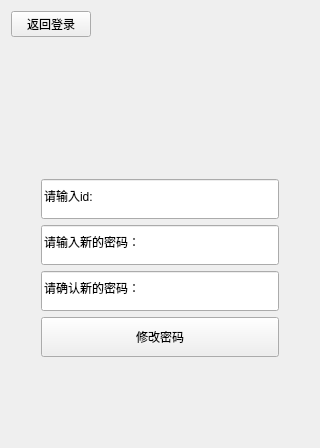
<?xml version="1.0" encoding="UTF-8"?>
<ui version="4.0">
 <class>ReviseDialog</class>
 <widget class="QWidget" name="ReviseDialog">
  <property name="geometry">
   <rect>
    <x>0</x>
    <y>0</y>
    <width>320</width>
    <height>448</height>
   </rect>
  </property>
  <property name="minimumSize">
   <size>
    <width>320</width>
    <height>448</height>
   </size>
  </property>
  <property name="maximumSize">
   <size>
    <width>320</width>
    <height>448</height>
   </size>
  </property>
  <property name="sizeIncrement">
   <size>
    <width>320</width>
    <height>448</height>
   </size>
  </property>
  <property name="windowTitle">
   <string>忘记密码</string>
  </property>
  <layout class="QVBoxLayout" name="verticalLayout">
   <item>
    <layout class="QHBoxLayout" name="horizontalLayout_3">
     <item>
      <widget class="QPushButton" name="returnLoginButton_2">
       <property name="text">
        <string>返回登录</string>
       </property>
      </widget>
     </item>
     <item>
      <layout class="QHBoxLayout" name="horizontalLayout_4"/>
     </item>
     <item>
      <spacer name="horizontalSpacer_4">
       <property name="orientation">
        <enum>Qt::Horizontal</enum>
       </property>
       <property name="sizeHint" stdset="0">
        <size>
         <width>40</width>
         <height>20</height>
        </size>
       </property>
      </spacer>
     </item>
    </layout>
   </item>
   <item>
    <spacer name="verticalSpacer_4">
     <property name="orientation">
      <enum>Qt::Vertical</enum>
     </property>
     <property name="sizeHint" stdset="0">
      <size>
       <width>20</width>
       <height>40</height>
      </size>
     </property>
    </spacer>
   </item>
   <item>
    <layout class="QGridLayout" name="gridLayout_2">
     <item row="4" column="1">
      <widget class="QPushButton" name="reviseButton">
       <property name="minimumSize">
        <size>
         <width>0</width>
         <height>40</height>
        </size>
       </property>
       <property name="maximumSize">
        <size>
         <width>16777215</width>
         <height>40</height>
        </size>
       </property>
       <property name="text">
        <string>修改密码</string>
       </property>
      </widget>
     </item>
     <item row="1" column="2">
      <spacer name="horizontalSpacer_6">
       <property name="orientation">
        <enum>Qt::Horizontal</enum>
       </property>
       <property name="sizeType">
        <enum>QSizePolicy::Fixed</enum>
       </property>
       <property name="sizeHint" stdset="0">
        <size>
         <width>30</width>
         <height>20</height>
        </size>
       </property>
      </spacer>
     </item>
     <item row="2" column="1">
      <widget class="QLineEdit" name="passwordEdit_2">
       <property name="minimumSize">
        <size>
         <width>0</width>
         <height>40</height>
        </size>
       </property>
       <property name="maximumSize">
        <size>
         <width>16777215</width>
         <height>40</height>
        </size>
       </property>
       <property name="text">
        <string>请输入新的密码：</string>
       </property>
      </widget>
     </item>
     <item row="1" column="1">
      <widget class="QLineEdit" name="idEdit_2">
       <property name="minimumSize">
        <size>
         <width>0</width>
         <height>40</height>
        </size>
       </property>
       <property name="maximumSize">
        <size>
         <width>16777215</width>
         <height>40</height>
        </size>
       </property>
       <property name="text">
        <string>请输入id:</string>
       </property>
      </widget>
     </item>
     <item row="5" column="1">
      <spacer name="verticalSpacer_3">
       <property name="orientation">
        <enum>Qt::Vertical</enum>
       </property>
       <property name="sizeType">
        <enum>QSizePolicy::Minimum</enum>
       </property>
       <property name="sizeHint" stdset="0">
        <size>
         <width>20</width>
         <height>40</height>
        </size>
       </property>
      </spacer>
     </item>
     <item row="3" column="1">
      <widget class="QLineEdit" name="confirmPasswordEdit_2">
       <property name="minimumSize">
        <size>
         <width>0</width>
         <height>40</height>
        </size>
       </property>
       <property name="maximumSize">
        <size>
         <width>16777215</width>
         <height>40</height>
        </size>
       </property>
       <property name="text">
        <string>请确认新的密码：</string>
       </property>
      </widget>
     </item>
     <item row="1" column="0">
      <spacer name="horizontalSpacer_5">
       <property name="orientation">
        <enum>Qt::Horizontal</enum>
       </property>
       <property name="sizeType">
        <enum>QSizePolicy::Fixed</enum>
       </property>
       <property name="sizeHint" stdset="0">
        <size>
         <width>30</width>
         <height>20</height>
        </size>
       </property>
      </spacer>
     </item>
    </layout>
   </item>
   <item>
    <spacer name="verticalSpacer">
     <property name="orientation">
      <enum>Qt::Vertical</enum>
     </property>
     <property name="sizeType">
      <enum>QSizePolicy::Fixed</enum>
     </property>
     <property name="sizeHint" stdset="0">
      <size>
       <width>20</width>
       <height>40</height>
      </size>
     </property>
    </spacer>
   </item>
  </layout>
 </widget>
 <resources/>
 <connections/>
</ui>
